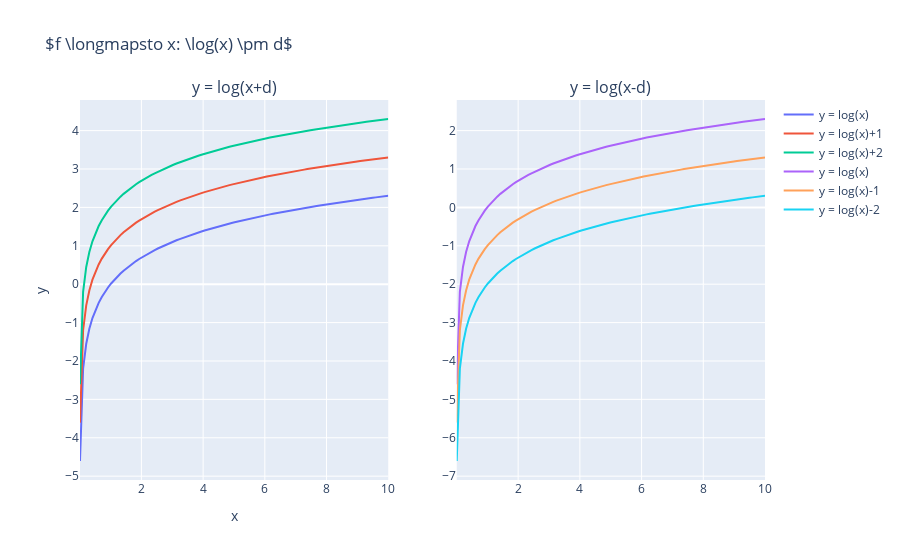

The notebook cell saved with this chart:
### Markdown cell above
## 3.2 Vertical shift $\left[ y \mapsto x: \log(x) \pm d \right]$

### Code cell
x = np.linspace(0.01, 10, 100)
y1 = np.log(x)
y2 = np.log(x) + 1
y3 = np.log(x) + 2
y4 = np.log(x)
y5 = np.log(x) - 1
y6 = np.log(x) - 2

fig = make_subplots(rows=1, cols=2, subplot_titles=('y = log(x+d)', 'y = log(x-d)'))

trace1 = go.Scatter(x=x, y=y1, mode='lines', name='y = log(x)')
trace2 = go.Scatter(x=x, y=y2, mode='lines', name='y = log(x)+1')
trace3 = go.Scatter(x=x, y=y3, mode='lines', name='y = log(x)+2')

fig.add_trace(trace1, row=1, col=1)
fig.add_trace(trace2, row=1, col=1)
fig.add_trace(trace3, row=1, col=1)

trace4 = go.Scatter(x=x, y=y4, mode='lines', name='y = log(x)')
trace5 = go.Scatter(x=x, y=y5, mode='lines', name='y = log(x)-1')
trace6 = go.Scatter(x=x, y=y6, mode='lines', name='y = log(x)-2')

fig.add_trace(trace4, row=1, col=2)
fig.add_trace(trace5, row=1, col=2)
fig.add_trace(trace6, row=1, col=2)

fig.update_layout(
    title='$f \longmapsto x: \log(x) \pm d$',
    xaxis=dict(title='x'),
    yaxis=dict(title='y'),
)

fig.show()
